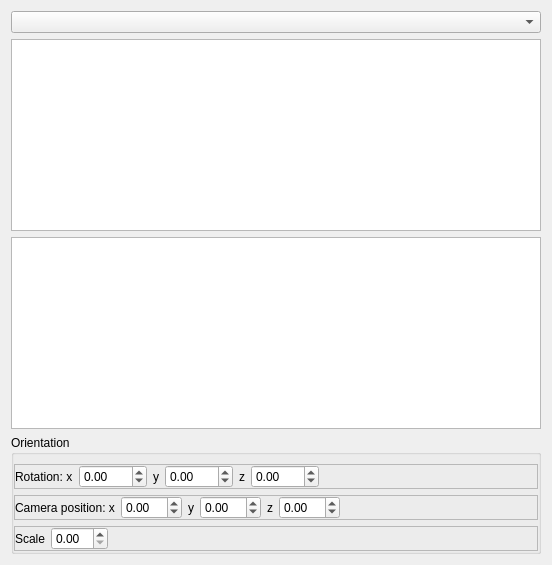
      <widget class="QWidget" name="FormTabModel">
       <property name="sizePolicy">
        <sizepolicy hsizetype="Fixed" vsizetype="Maximum">
         <horstretch>0</horstretch>
         <verstretch>0</verstretch>
        </sizepolicy>
       </property>
       <attribute name="title">
        <string>Model</string>
       </attribute>
       <layout class="QVBoxLayout" name="verticalLayout">
        <item>
         <widget class="QComboBox" name="FormModelComboModels"/>
        </item>
        <item>
         <widget class="QTableWidget" name="FormModelTableAtoms"/>
        </item>
        <item>
         <widget class="QTableWidget" name="FormModelTableProperties">
          <property name="sizePolicy">
           <sizepolicy hsizetype="Expanding" vsizetype="Preferred">
            <horstretch>0</horstretch>
            <verstretch>0</verstretch>
           </sizepolicy>
          </property>
         </widget>
        </item>
        <item>
         <widget class="QGroupBox" name="groupBox_32">
          <property name="minimumSize">
           <size>
            <width>0</width>
            <height>0</height>
           </size>
          </property>
          <property name="title">
           <string>Orientation</string>
          </property>
          <layout class="QVBoxLayout" name="verticalLayout_108">
           <property name="leftMargin">
            <number>0</number>
           </property>
           <property name="rightMargin">
            <number>0</number>
           </property>
           <property name="bottomMargin">
            <number>0</number>
           </property>
           <item>
            <widget class="QFrame" name="frame_166">
             <property name="frameShape">
              <enum>QFrame::StyledPanel</enum>
             </property>
             <property name="frameShadow">
              <enum>QFrame::Raised</enum>
             </property>
             <layout class="QHBoxLayout" name="horizontalLayout_181">
              <property name="leftMargin">
               <number>0</number>
              </property>
              <property name="topMargin">
               <number>0</number>
              </property>
              <property name="rightMargin">
               <number>0</number>
              </property>
              <property name="bottomMargin">
               <number>0</number>
              </property>
              <item>
               <widget class="QLabel" name="label_131">
                <property name="text">
                 <string>Rotation: x</string>
                </property>
               </widget>
              </item>
              <item>
               <widget class="QDoubleSpinBox" name="model_rotation_x">
                <property name="minimum">
                 <double>-360.000000000000000</double>
                </property>
                <property name="maximum">
                 <double>360.990000000000009</double>
                </property>
               </widget>
              </item>
              <item>
               <widget class="QLabel" name="label_134">
                <property name="text">
                 <string>y</string>
                </property>
               </widget>
              </item>
              <item>
               <widget class="QDoubleSpinBox" name="model_rotation_y">
                <property name="minimum">
                 <double>-360.000000000000000</double>
                </property>
                <property name="maximum">
                 <double>360.990000000000009</double>
                </property>
               </widget>
              </item>
              <item>
               <widget class="QLabel" name="label_135">
                <property name="text">
                 <string>z</string>
                </property>
               </widget>
              </item>
              <item>
               <widget class="QDoubleSpinBox" name="model_rotation_z">
                <property name="minimum">
                 <double>-360.000000000000000</double>
                </property>
                <property name="maximum">
                 <double>360.990000000000009</double>
                </property>
               </widget>
              </item>
              <item>
               <spacer name="horizontalSpacer_127">
                <property name="orientation">
                 <enum>Qt::Horizontal</enum>
                </property>
                <property name="sizeHint" stdset="0">
                 <size>
                  <width>40</width>
                  <height>20</height>
                 </size>
                </property>
               </spacer>
              </item>
             </layout>
            </widget>
           </item>
           <item>
            <widget class="QFrame" name="frame_167">
             <property name="frameShape">
              <enum>QFrame::StyledPanel</enum>
             </property>
             <property name="frameShadow">
              <enum>QFrame::Raised</enum>
             </property>
             <layout class="QHBoxLayout" name="horizontalLayout_182">
              <property name="leftMargin">
               <number>0</number>
              </property>
              <property name="topMargin">
               <number>0</number>
              </property>
              <property name="rightMargin">
               <number>0</number>
              </property>
              <property name="bottomMargin">
               <number>0</number>
              </property>
              <item>
               <widget class="QLabel" name="label_137">
                <property name="text">
                 <string>Camera position: x</string>
                </property>
               </widget>
              </item>
              <item>
               <widget class="QDoubleSpinBox" name="camera_pos_x">
                <property name="minimum">
                 <double>-99.000000000000000</double>
                </property>
               </widget>
              </item>
              <item>
               <widget class="QLabel" name="label_138">
                <property name="text">
                 <string>y</string>
                </property>
               </widget>
              </item>
              <item>
               <widget class="QDoubleSpinBox" name="camera_pos_y">
                <property name="minimum">
                 <double>-99.000000000000000</double>
                </property>
               </widget>
              </item>
              <item>
               <widget class="QLabel" name="label_139">
                <property name="text">
                 <string>z</string>
                </property>
               </widget>
              </item>
              <item>
               <widget class="QDoubleSpinBox" name="camera_pos_z">
                <property name="minimum">
                 <double>-99.000000000000000</double>
                </property>
               </widget>
              </item>
              <item>
               <spacer name="horizontalSpacer_124">
                <property name="orientation">
                 <enum>Qt::Horizontal</enum>
                </property>
                <property name="sizeHint" stdset="0">
                 <size>
                  <width>197</width>
                  <height>20</height>
                 </size>
                </property>
               </spacer>
              </item>
             </layout>
            </widget>
           </item>
           <item>
            <widget class="QFrame" name="frame_168">
             <property name="frameShape">
              <enum>QFrame::StyledPanel</enum>
             </property>
             <property name="frameShadow">
              <enum>QFrame::Raised</enum>
             </property>
             <layout class="QHBoxLayout" name="horizontalLayout_183">
              <property name="leftMargin">
               <number>0</number>
              </property>
              <property name="topMargin">
               <number>0</number>
              </property>
              <property name="rightMargin">
               <number>0</number>
              </property>
              <property name="bottomMargin">
               <number>0</number>
              </property>
              <item>
               <widget class="QLabel" name="label_136">
                <property name="text">
                 <string>Scale</string>
                </property>
               </widget>
              </item>
              <item>
               <widget class="QDoubleSpinBox" name="model_scale"/>
              </item>
              <item>
               <spacer name="horizontalSpacer_126">
                <property name="orientation">
                 <enum>Qt::Horizontal</enum>
                </property>
                <property name="sizeHint" stdset="0">
                 <size>
                  <width>289</width>
                  <height>20</height>
                 </size>
                </property>
               </spacer>
              </item>
             </layout>
            </widget>
           </item>
          </layout>
         </widget>
        </item>
       </layout>
      </widget>
